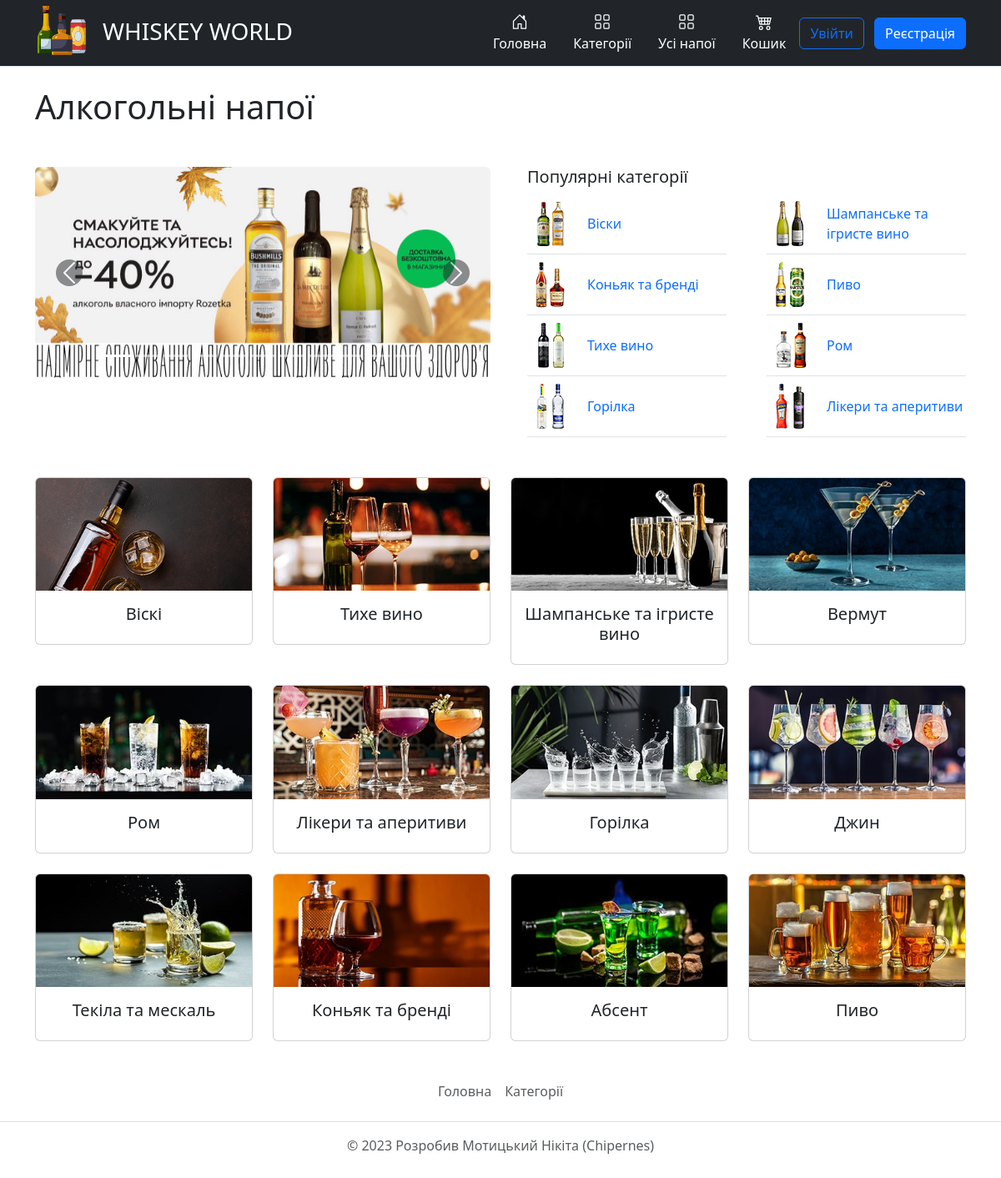
The page / on the database its author committed.
### tables this page shows
CREATE TABLE `Categories` (
  `CategoryId` int NOT NULL,
  `Name` varchar(255) NOT NULL,
  `Image` varchar(255) DEFAULT NULL
);

### core/Template.php (called while the page is built, shortened)
<?php
class Template
{
    public function __construct($path)
    {
        $this->path = $path;
    }
    public function getHTML() {
        include($this->path);
        $html = ob_get_contents();
        return $html;
    }
}

### core/Controller.php (called while the page is built, shortened)
<?php
class Controller
{
    protected $viewPath;
    public function __construct()
    {
        $this->moduleName = Core::getInstance()->app['moduleName'];
        $this->actionName = Core::getInstance()->app['$actionName'];
        $this->viewPath = "views/{$this->moduleName}/{$this->actionName}.php";
    }
    public function render($viewPath = null, $params = null)
    {
        if (empty($viewPath))
            $viewPath = $this->viewPath;
        $tpl = new Template($viewPath);
        if (!empty($params))
            $tpl->setParams($params);
        return $tpl->getHTML();
    }
}

### controllers/MainController.php (called while the page is built, shortened)
<?php
class MainController extends Controller
{
    public function indexAction() {
        $categories = Categories::getCategories();
        return $this->render(null,
            [
                'categories' => $categories
            ]);
    }
}

### index.php (called while the page is built, shortened)
<?php
spl_autoload_register(function($className) {
    $path = $className.'.php';
});
$core = core\Core::getInstance();
$core->Initialize();
$core->Run();

### core/DB.php (called while the page is built, shortened)
<?php
class DB
{
    protected $pdo;
    public function __construct($hostname, $login, $password, $database)
    {
        $this->pdo = new \PDO("mysql: host={$hostname}; dbname={$database}", $login, $password);
    }
    public function select($tableName, $fieldsList = '*', $conditionArray = null, $conditionOperators = 'AND')
    {
        if (is_string($fieldsList))
            $fieldsListString = $fieldsList;
        $wherePartString = '';
        $res = $this->pdo->prepare("SELECT {$fieldsListString} FROM {$tableName} {$wherePartString}");
        $res->execute($conditionArray);
        return $res->fetchAll(\PDO::FETCH_ASSOC);
    }
}

### models/Categories.php (called while the page is built, shortened)
<?php
class Categories
{
    protected static $tableName = 'Categories';
    public static function getCategories()
    {
        return Core::getInstance()->db->select(self::$tableName);
    }
}

### views/main/index.php (the view, shortened to what this page needs)
<h1 class="mt-4 mb-5">Алкогольні напої</h1>
<div class="row justify-content-between">
    <div class="col-6">
        <div id="carouselExampleIndicators" class="carousel slide" data-bs-ride="carousel">
            <div class="carousel-indicators">
                <button type="button" data-bs-target="#carouselExampleIndicators" data-bs-slide-to="0" class="active" aria-current="true" aria-label="Slide 1"></button>
                <button type="button" data-bs-target="#carouselExampleIndicators" data-bs-slide-to="1" aria-label="Slide 2"></button>
                <?php for ($i = 2; $i <= 10; $i += 1): ?>
                    <button type="button" data-bs-target="#carouselExampleIndicators" data-bs-slide-to="<?= $i ?>" aria-label="Slide <?= $i + 1 ?>"></button>
                <?php endfor; ?>
            </div>
            <div class="carousel-inner rounded">
                <div class="carousel-item active">
                    <img src="/static/images/slider/1.jpg" class="d-block w-100" alt="1">
                </div>
            </div>
            <button class="carousel-control-prev opacity-80" type="button" data-bs-target="#carouselExampleIndicators" data-bs-slide="prev">
                <span class="carousel-control-prev-icon bg-dark rounded-circle" aria-hidden="true"></span>
            </button>
            <button class="carousel-control-next opacity-80" type="button" data-bs-target="#carouselExampleIndicators" data-bs-slide="next">
                <span class="carousel-control-next-icon bg-dark rounded-circle" aria-hidden="true"></span>
            </button>
        </div>
    </div>
    <div class="col-6">
        <div style="padding-left: 20px">
            <h5>Популярні категорії</h5>
            <div class="list-group d-flex justify-content-between flex-row gap-5">
                <div style="width: 100%">
                    <a href="/categories/view/1" class="list-group-item border-0 border-bottom p-0 py-2 d-flex align-items-center gap-3 text-primary"><img src="/static/images/popular/1.png" alt=""><p class="m-0">Віски</p></a>
                    <a href="/categories/view/10" class="list-group-item border-0 border-bottom p-0 py-2 d-flex align-items-center gap-3 text-primary"><img src="/static/images/popular/2.png" alt=""><p class="m-0">Коньяк та бренді</p></a>
                    <a href="/categories/view/2" class="list-group-item border-0 border-bottom p-0 py-2 d-flex align-items-center gap-3 text-primary"><img src="/static/images/popular/3.png" alt=""><p class="m-0">Тихе вино</p></a>
                    <a href="/categories/view/7" class="list-group-item border-0 border-bottom p-0 py-2 d-flex align-items-center gap-3 text-primary"><img src="/static/images/popular/4.png" alt=""><p class="m-0">Горілка</p></a>
                </div>
                <div style="width: 100%">
                    <a href="/categories/view/3" class="list-group-item border-0 border-bottom p-0 py-2 d-flex align-items-center gap-3 text-primary"><img src="/static/images/popular/5.png" alt=""><p class="m-0">Шампанське та ігристе вино</p></a>
                    <a href="/categories/view/12" class="list-group-item border-0 border-bottom p-0 py-2 d-flex align-items-center gap-3 text-primary"><img src="/static/images/popular/6.png" alt=""><p class="m-0">Пиво</p></a>
                    <a href="/categories/view/5" class="list-group-item border-0 border-bottom p-0 py-2 d-flex align-items-center gap-3 text-primary"><img src="/static/images/popular/7.png" alt=""><p class="m-0">Ром</p></a>
                    <a href="/categories/view/6" class="list-group-item border-0 border-bottom p-0 py-2 d-flex align-items-center gap-3 text-primary"><img src="/static/images/popular/8.png" alt=""><p class="m-0">Лікери та аперитиви</p></a>
                </div>
            </div>
        </div>
    </div>
</div>
<div class="row row-cols-1 row-cols-md-4 g-4 categories-list mt-4">
    <?php foreach ($categories as $category): ?>
        <div class="col">
            <a href="/categories/view/<?= $category['CategoryId']?>" class="card-link">
                <div class="card">
                    <?php $filePath = 'files/categories/' . $category['Image']; ?>
                    <?php if (is_file($filePath)): ?>
                        <img src="/<?= $filePath ?>" class="card-img-top" alt="">
                    <?php else: ?>
                        <img src="/static/images/no-image.jpg" class="card-img-top" alt="">
                    <?php endif; ?>
                    <div class="card-body">
                        <h5 class="card-title text-center"><?= $category['Name'] ?></h5>
                    </div>
                </div>
            </a>
        </div>
    <?php endforeach; ?>
</div>

### themes/light/css/style.css (style rules this page uses)
.categories-list .card { transition: all 0.1s ease 0s; }
.categories-list a { text-decoration: none; }

### rows shown on the page
categories: Image (picture), Name "Віскі"
categories: Image (picture), Name "Тихе вино"
categories: Image (picture), Name "Шампанське та ігристе вино"
categories: Image (picture), Name "Вермут"
categories: Image (picture), Name "Ром"
categories: Image (picture), Name "Лікери та аперитиви"
categories: Image (picture), Name "Горілка"
categories: Image (picture), Name "Джин"
categories: Image (picture), Name "Текіла та мескаль"
categories: Image (picture), Name "Коньяк та бренді"
categories: Image (picture), Name "Абсент"
categories: Image (picture), Name "Пиво"
